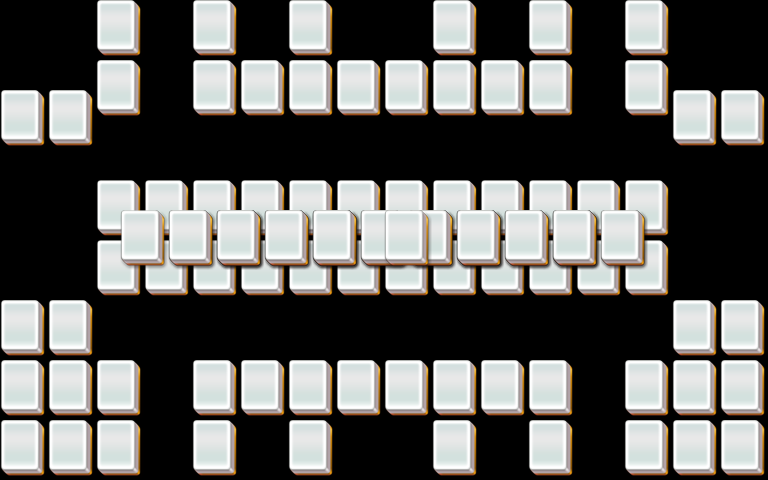

Below is a game level as drawn by its tile map, then a one-line description and the .tmx that defines it (tile-layer data replaced by summaries):
An orthogonal 32x16 tile map with 24x30 px tiles, 5 tile layers (layer1, layer2, layer3, layer4, ...).

<map version="1.0" orientation="orthogonal" width="32" height="16" tilewidth="24" tileheight="30">
 <properties>
  <property name="species" value="15" />
 </properties>
 <tileset firstgid="1" name="mahjong" tilewidth="48" tileheight="60">
  <image source="mahjong.png" />
 </tileset>
 <layer name="layer1" width="32" height="16">
  <data>[512 cells, 72 non-empty, 1 distinct tile ids]</data>
 </layer>
 <layer name="layer2" width="32" height="16">
  <data>[512 cells, 59 non-empty, 1 distinct tile ids]</data>
 </layer>
 <layer name="layer3" width="32" height="16">
  <data>[512 cells, 12 non-empty, 1 distinct tile ids]</data>
 </layer>
 <layer name="layer4" width="32" height="16">
  <data>[512 cells, 8 non-empty, 1 distinct tile ids]</data>
 </layer>
 <layer name="layer5" width="32" height="16">
  <data>[512 cells, 5 non-empty, 1 distinct tile ids]</data>
 </layer>
</map>
